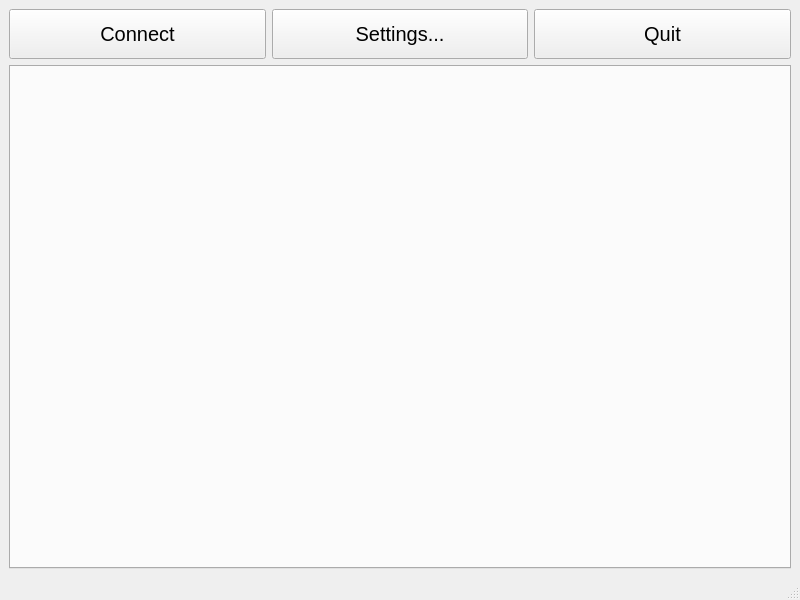
<?xml version="1.0" encoding="UTF-8"?>
<ui version="4.0">
 <class>MainWindow</class>
 <widget class="QMainWindow" name="MainWindow">
  <property name="geometry">
   <rect>
    <x>0</x>
    <y>0</y>
    <width>800</width>
    <height>600</height>
   </rect>
  </property>
  <property name="windowTitle">
   <string>MainWindow</string>
  </property>
  <widget class="QWidget" name="centralwidget">
   <layout class="QVBoxLayout" name="verticalLayout">
    <item>
     <layout class="QHBoxLayout" name="horizontalLayout">
      <item>
       <widget class="QPushButton" name="connectButton">
        <property name="minimumSize">
         <size>
          <width>0</width>
          <height>50</height>
         </size>
        </property>
        <property name="font">
         <font>
          <pointsize>15</pointsize>
         </font>
        </property>
        <property name="text">
         <string>Connect</string>
        </property>
       </widget>
      </item>
      <item>
       <widget class="QPushButton" name="settingsButton">
        <property name="minimumSize">
         <size>
          <width>0</width>
          <height>50</height>
         </size>
        </property>
        <property name="font">
         <font>
          <pointsize>15</pointsize>
         </font>
        </property>
        <property name="text">
         <string>Settings...</string>
        </property>
       </widget>
      </item>
      <item>
       <widget class="QPushButton" name="quitButton">
        <property name="minimumSize">
         <size>
          <width>0</width>
          <height>50</height>
         </size>
        </property>
        <property name="font">
         <font>
          <pointsize>15</pointsize>
         </font>
        </property>
        <property name="text">
         <string>Quit</string>
        </property>
       </widget>
      </item>
     </layout>
    </item>
    <item>
     <widget class="QTabWidget" name="tabWidget">
      <property name="font">
       <font>
        <pointsize>15</pointsize>
       </font>
      </property>
     </widget>
    </item>
   </layout>
  </widget>
  <widget class="QStatusBar" name="statusbar"/>
 </widget>
 <resources/>
 <connections/>
</ui>
